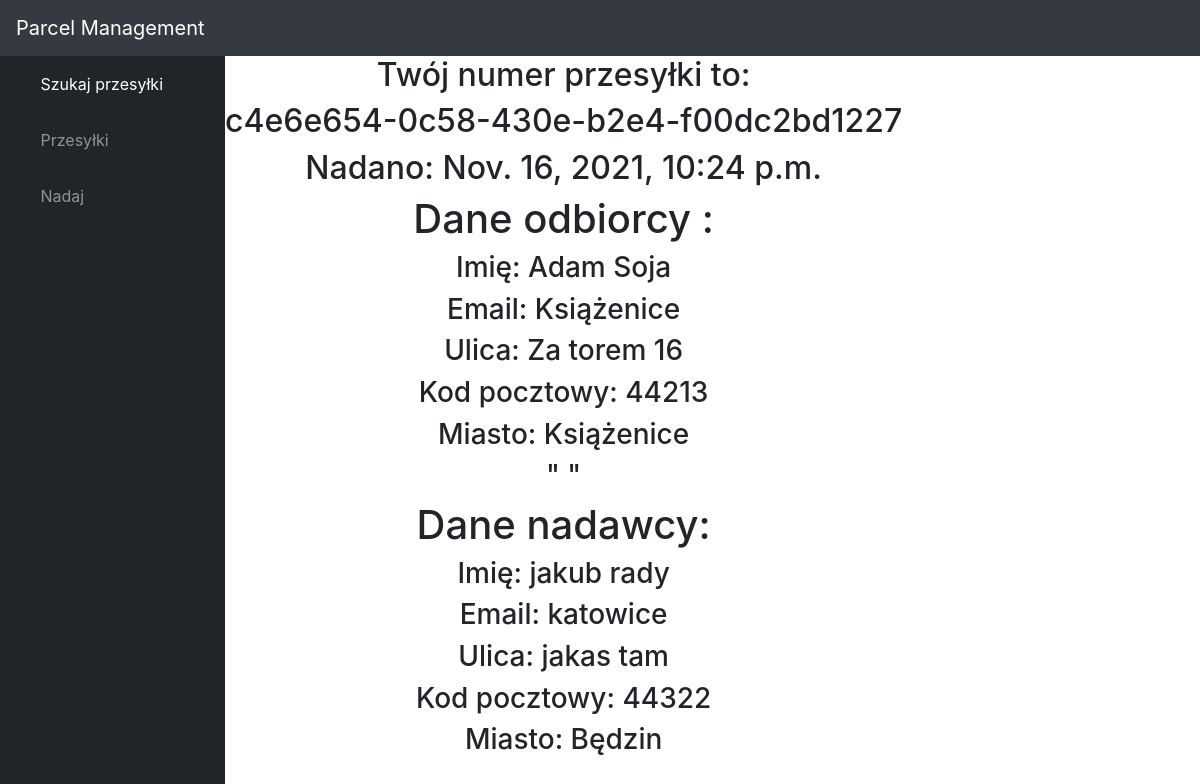
/nadano/c4e6e6540c58430eb2e4f00dc2bd1227/1/, run on an earlier commit of the app's database.
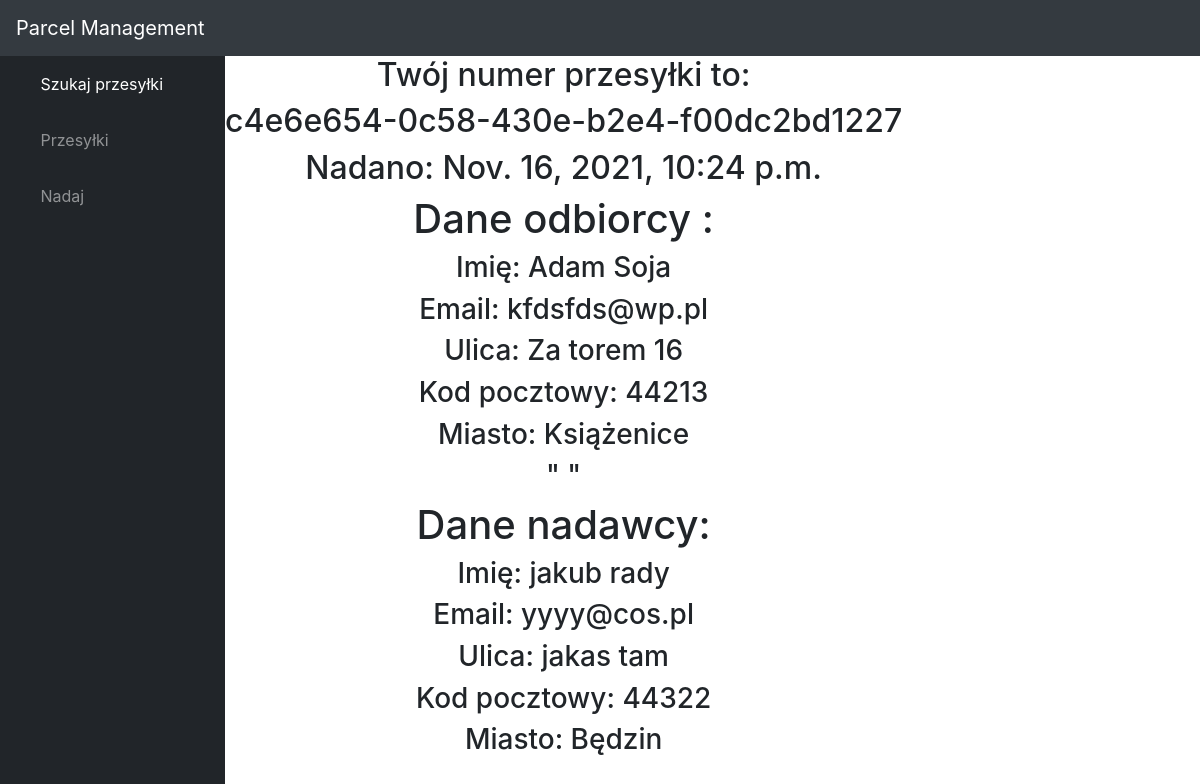
And on a later commit of the database.
### parcelmanagement/models.py (models this page shows, shortened)
class Parcel(models.Model):
    CATEGORY = (
        ("Niestandardowa" , "Niestandardowa"),
        ("Standardowa" , "Standardowa"),
        )
    parcelnumber = models.UUIDField(default = uuid.uuid4,unique = True,editable=False)
    price = models.FloatField(null = True)
    product = models.CharField(max_length=200,null=True,choices=CATEGORY)
    Sender = models.ForeignKey(Customer,on_delete=models.CASCADE,related_name='sender')
    Receiver = models.ForeignKey(Customer,on_delete = models.CASCADE,related_name='receiver')
    description = models.CharField(max_length=300,null=True)
    created = models.DateTimeField(auto_now_add=True)
    class Meta:
        ordering = ('-created',)

class Customer(models.Model):
    name = models.CharField(max_length=200)
    phone = models.CharField(max_length=11)
    EmailAdress = models.EmailField(blank = True)
    Street = models.CharField(max_length = 30)
    PostalCode = models.BigIntegerField()
    City = models.CharField(max_length=100)

### parcelmanagement/views.py (the view)
# urls.py: path('nadano/<str:number>/<int:pk>/',views.udaneNadanie,name = 'udaneNadanie'),
def udaneNadanie(request,number,pk):
    parcel1  = get_object_or_404(Parcel, pk = pk,
                                 parcelnumber=number)
    return render(request, 'udaneNadanie.html', {'parcel1': parcel1}, )

### templates/udaneNadanie.html (shortened to what this page needs)
{% extends 'index.html' %}
{% block content %}
    <center>
<h2>Twój numer przesyłki to:</h2>
        <h2>{{ parcel1.parcelnumber }}</h2>
    <h2> Nadano: {{parcel1.created}}</h2>
        <h1> Dane odbiorcy :</h1>
    <h3>Imię: {{ parcel1.Receiver.name }}</h3>
    <h3>Email: {{ parcel1.Receiver.EmailAdress }}</h3>
    <h3>Ulica: {{ parcel1.Receiver.Street }}</h3>
    <h3>Kod pocztowy: {{ parcel1.Receiver.PostalCode }}</h3>
    <h3>Miasto: {{ parcel1.Receiver.City }}</h3>
<h3>"                                     "</h3>
            <h1> Dane nadawcy:</h1>
    <h3>Imię: {{ parcel1.Sender.name }}</h3>
    <h3>Email: {{ parcel1.Sender.EmailAdress }}</h3>
    <h3>Ulica: {{ parcel1.Sender.Street }}</h3>
    <h3>Kod pocztowy: {{ parcel1.Sender.PostalCode }}</h3>
    <h3>Miasto: {{ parcel1.Sender.City }}</h3>
  </center>
{% endblock %}

### templates/index.html (shortened to what this page needs)
<!DOCTYPE html>
<html lang="en">
{% load static %}
<head>
  <link href="{% static 'vendor/fontawesome-free/css/all.min.css' %}" rel="stylesheet" type="text/css">
  <link href="{% static 'vendor/datatables/dataTables.bootstrap4.css' %}" rel="stylesheet">
  <link href="{% static 'css/sb-admin.css' %}" rel="stylesheet">
</head>
<body id="page-top">
  <nav class="navbar navbar-expand navbar-dark bg-dark static-top">
    <a class="navbar-brand mr-1" href="{% url 'home' %}">Parcel Management</a>
    <button class="btn btn-link btn-sm text-white order-1 order-sm-0" id="sidebarToggle" href="#">
      <i class="fas fa-bars"></i>
    </button>
  </nav>
  <div id="wrapper">
    <ul class="sidebar navbar-nav">
      <li class="nav-item active">
        <a class="nav-link" href="{% url 'search' %}">
          <i class="fas fa-fw fa-tachometer-alt"></i>
          <span>Szukaj przesyłki</span>
        </a>
      </li>
      <li class="nav-item">
        <a class="nav-link" href="{% url 'test_response' %}">
          <i class="fas fa-fw fa-chart-area"></i>
          <span>Przesyłki</span></a>
      </li>
      <li class="nav-item">
        <a class="nav-link" href="{% url 'dodaj' %}">
          <i class="fas fa-fw fa-table"></i>
          <span>Nadaj</span></a>
      </li>
    </ul>
{% block content %}
 {% endblock %}
  </div>
</body>
</html>

What changed in the data, as far as the page shows it:
changed through a linked row, Parcel "c4e6e654-0c58-430e-b2e4-f00dc2bd1227": Receiver.EmailAdress "Książenice" → "kfdsfds@wp.pl"; Sender.EmailAdress "katowice" → "yyyy@cos.pl"
